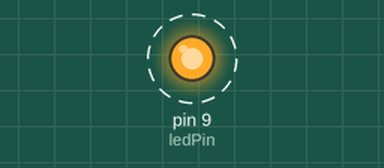
Bench run of a sketch on a simulated Arduino Uno, built with avr-gcc and run on an emulated ATmega328P. Shown: output pins drawn as LEDs (lit = HIGH). Dashed ring = blinking.

Above: at 0.2 s.
Timing chart, 0 to 4.6 s (numbered marks = the images above):
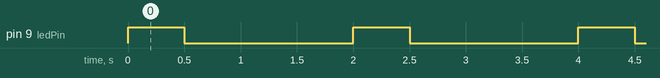

The sketch:

sheet1_Q1.ino
```cpp
int ledPin =9;
int ledOn=500;
int ledOff=1500;

void setup() {
  pinMode(ledPin,OUTPUT);

}

void loop() {
  digitalWrite(ledPin,HIGH);
  delay(ledOn);
  digitalWrite(ledPin,LOW);
  delay(ledOff);
}
```

Measured:
- by itself, pin 9 (ledPin): alternates HIGH for 0.50 s and LOW for 1.5 s
